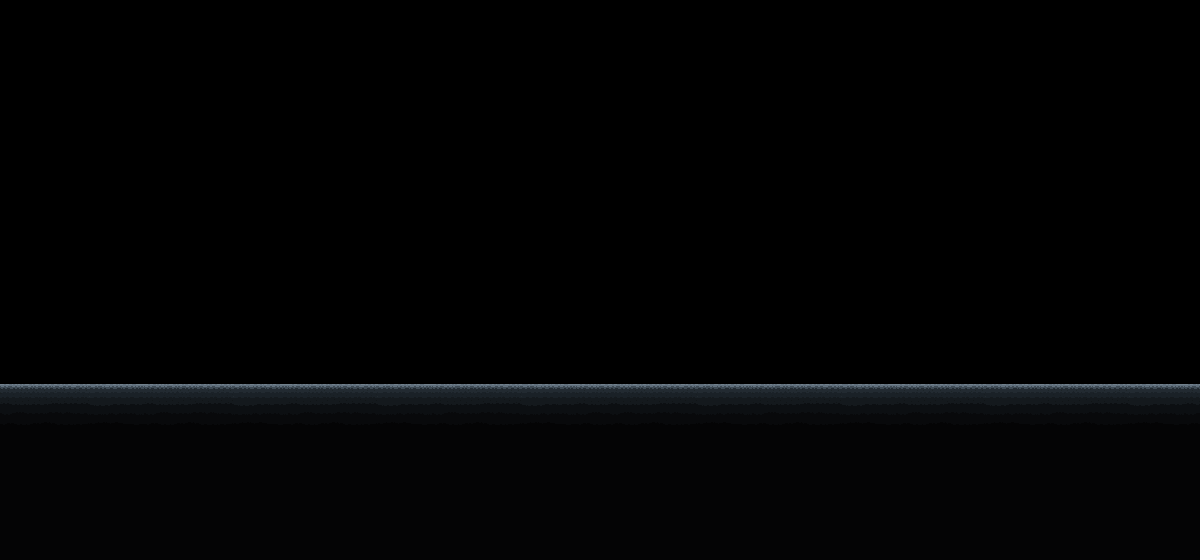

Rendered tile map (Tiled .tmx) drawn with the repository's tilesets; below, a short description and the map source with its tile grids summarised:
An orthogonal 75x35 tile map with 16x16 px tiles, 5 tile layers (bg1, bg2, ground, objects, ...) and 2 objects (room1_1).

<map version="1.0" orientation="orthogonal" renderorder="right-down" width="75" height="35" tilewidth="16" tileheight="16" nextobjectid="5">
 <properties>
  <property name="ambient" value="INDOOR" />
  <property name="bg" value="downtown" />
  <property name="bgm day" value="Leveler" />
  <property name="bgm night" value="Midnight Waves" />
  <property name="name" value="Central Station" />
  <property name="next" value="Subway" />
 </properties>
 <tileset firstgid="1" name="Tiledtest" tilewidth="16" tileheight="16" tilecount="7200">
  <image source="tilesets/residential.png" width="1152" height="1608" />
  <tile id="0">
   <properties>
    <property name="type" value="concrete" />
   </properties>
  </tile>
  <tile id="1">
   <properties>
    <property name="type" value="concrete" />
   </properties>
  </tile>
  <tile id="2">
   <properties>
    <property name="type" value="concrete" />
   </properties>
  </tile>
  <tile id="3">
   <properties>
    <property name="type" value="concrete" />
   </properties>
  </tile>
  <tile id="4">
   <properties>
    <property name="type" value="concrete" />
   </properties>
  </tile>
  <tile id="5">
   <properties>
    <property name="type" value="concrete" />
   </properties>
  </tile>
  <tile id="6">
   <properties>
    <property name="type" value="concrete" />
   </properties>
  </tile>
  <tile id="7">
   <properties>
    <property name="type" value="concrete" />
   </properties>
  </tile>
  <tile id="8">
   <properties>
    <property name="type" value="concrete" />
   </properties>
  </tile>
  <tile id="72">
   <properties>
    <property name="type" value="concrete" />
   </properties>
  </tile>
  <tile id="73">
   <properties>
    <property name="type" value="concrete" />
   </properties>
  </tile>
  <tile id="74">
   <properties>
    <property name="type" value="concrete" />
   </properties>
  </tile>
  <tile id="75">
   <properties>
    <property name="type" value="concrete" />
   </properties>
  </tile>
  <tile id="76">
   <properties>
    <property name="type" value="concrete" />
   </properties>
  </tile>
  <tile id="77">
   <properties>
    <property name="type" value="concrete" />
   </properties>
  </tile>
  <tile id="78">
   <properties>
    <property name="type" value="concrete" />
   </properties>
  </tile>
  <tile id="79">
   <properties>
    <property name="type" value="concrete" />
   </properties>
  </tile>
  <tile id="80">
   <properties>
    <property name="type" value="concrete" />
   </properties>
  </tile>
  <tile id="144">
   <properties>
    <property name="type" value="concrete" />
   </properties>
  </tile>
  <tile id="145">
   <properties>
    <property name="type" value="concrete" />
   </properties>
  </tile>
  <tile id="146">
   <properties>
    <property name="type" value="concrete" />
   </properties>
  </tile>
  <tile id="147">
   <properties>
    <property name="type" value="concrete" />
   </properties>
  </tile>
  <tile id="148">
   <properties>
    <property name="type" value="concrete" />
   </properties>
  </tile>
  <tile id="149">
   <properties>
    <property name="type" value="concrete" />
   </properties>
  </tile>
  <tile id="150">
   <properties>
    <property name="type" value="concrete" />
   </properties>
  </tile>
  <tile id="151">
   <properties>
    <property name="type" value="concrete" />
   </properties>
  </tile>
  <tile id="152">
   <properties>
    <property name="type" value="concrete" />
   </properties>
  </tile>
 </tileset>
 <layer name="bg1" width="75" height="35">
  <data>[2625 cells, 0 non-empty, 0 distinct tile ids]</data>
 </layer>
 <layer name="bg2" width="75" height="35">
  <data>[2625 cells, 0 non-empty, 0 distinct tile ids]</data>
 </layer>
 <layer name="ground" width="75" height="35">
  <data>[2625 cells, 825 non-empty, 54 distinct tile ids]</data>
 </layer>
 <layer name="objects" width="75" height="35">
  <data>[2625 cells, 0 non-empty, 0 distinct tile ids]</data>
 </layer>
 <layer name="fg" width="75" height="35">
  <data>[2625 cells, 0 non-empty, 0 distinct tile ids]</data>
 </layer>
 <objectgroup name="entities">
  <object id="2" x="604" y="368" width="16" height="16">
   <properties>
    <property name="spawn" value="" />
   </properties>
  </object>
  <object id="4" name="room1_1" x="396" y="312" width="37" height="73">
   <properties>
    <property name="ID" value="2" />
    <property name="next" value="Downtown" />
    <property name="nextWarp" value="3" />
    <property name="warp" value="" />
   </properties>
  </object>
 </objectgroup>
</map>
